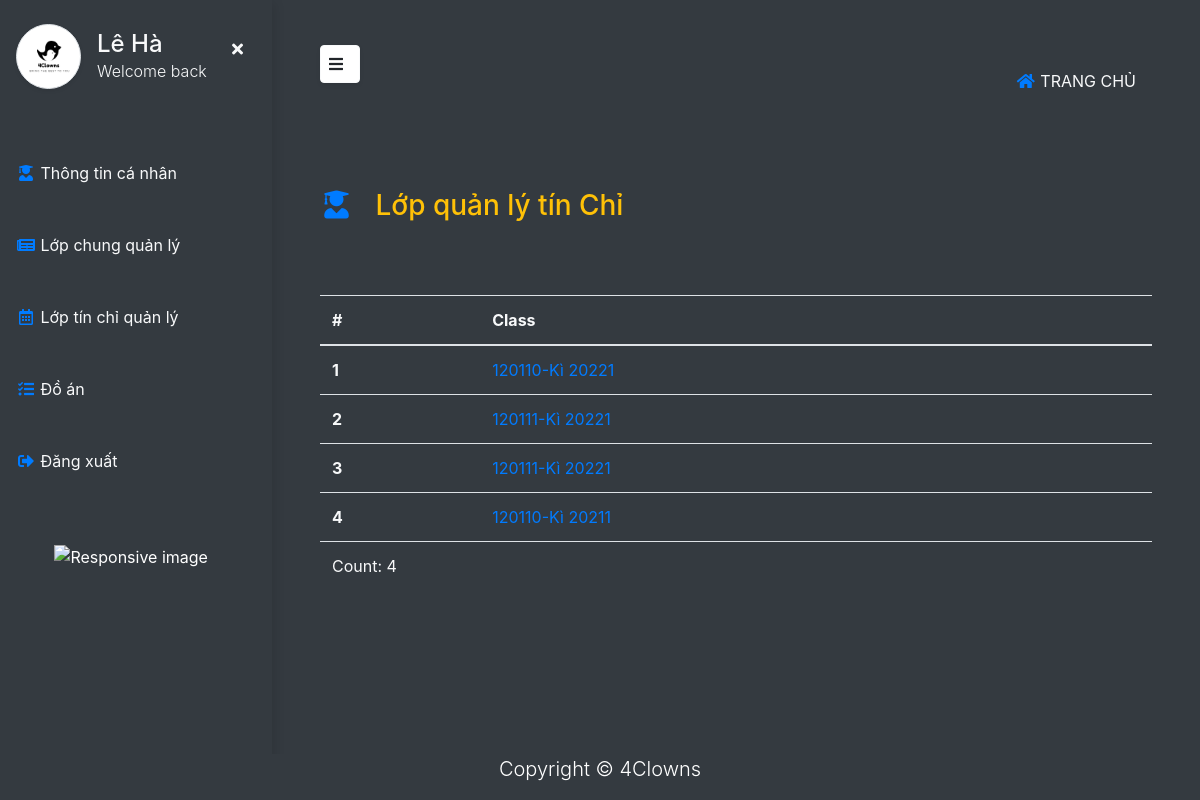
The app's page /teacher/lop_tin_chi (signed in) with its own data.
### student/models.py (models this page shows)
class lop_tin_chi_detail(models.Model):
    lopTinChi = models.ForeignKey("management.lop_tin_chi",verbose_name="Lớp tín chỉ", on_delete=CASCADE, related_name="detail")
    semester = models.ForeignKey("management.semester", verbose_name="Kì", related_name="available_class", on_delete=models.CASCADE)
    timetable = models.ForeignKey("management.timetable", on_delete=models.CASCADE)
    timing = models.ForeignKey("management.timing", on_delete=models.CASCADE, null=True)
    teacher = models.ForeignKey("users.Teacher", on_delete=models.CASCADE, blank=True, null=True)
    def __str__(self):
        return f"{self.lopTinChi.code}-Kì {self.semester}"
    class Meta:
        verbose_name = "Lớp tín chỉ chi tiết"
        verbose_name_plural = 'Lớp tín chỉ chi tiết'

### management/models.py (models this page shows, shortened)
class lop_tin_chi(models.Model):
    class ClassType(models.TextChoices):
        LT = "LT", "LT"
        TN = "TN", "TN"
        LT_BT = "LT+BT", "LT+BT"
    code = models.IntegerField(unique=True, verbose_name="Mã lớp")
    type = models.CharField(choices=ClassType.choices, verbose_name="Loại lớp", default=ClassType.LT, max_length=20)
    hocPhan = models.ForeignKey("management.hoc_phan", verbose_name="Học phần", related_name="available_class", on_delete=models.CASCADE)
    class Meta:
        verbose_name = "9. Lớp tín chỉ"
        verbose_name_plural = '9. Lớp tín chỉ'

class semester(models.Model):
    name = CharField(_("Kì"), max_length=5, unique=True, validators=[validate_semester])
    is_active = models.BooleanField(default=False)
    def __str__(self):
        return self.name
    class Meta:
        verbose_name = "4. Kì"
        verbose_name_plural = '4. Kì'
        ordering = ["name"]

### users/models.py (models this page shows, shortened)
class User(AbstractBaseUser, PermissionsMixin):
    class Genders(models.TextChoices):
        MALE = "MALE", "Male"
        FEMALE = "FEMALE", "Female"
    avatar = models.ImageField(_("Ảnh đại diện"), upload_to="Avatar", blank=True, null=True)
    email = models.EmailField(_("Email"),max_length=50, unique=True, blank=True)
    firstname = models.CharField(_("Tên"),max_length=20,  blank=False, null=True)
    surname = models.CharField(_("Tên đệm"),max_length=20, null=True, blank=True)
    lastname = models.CharField(_("Họ"),max_length=20, null=True, blank=True)
    date_of_birth = models.DateField(_("Ngày sinh"), blank=True, null=True, )
    phone = models.CharField(_("Số điện thoại"), max_length=15, blank=True, null=True)
    is_superuser = models.BooleanField(default=False)
    is_active = models.BooleanField(default=True)
    last_login = models.DateTimeField(auto_now_add=True)
    date_joined = models.DateTimeField(auto_now_add=True)
    role = models.BooleanField(null=True, blank=True)
    gender = models.CharField(
        _("Gender"), max_length=50, choices=Genders.choices, default=Genders.MALE
    )
    objects = UserManager()
    USERNAME_FIELD = 'email'
    REQUIRED_FIELDS = []

### teacher/views.py (the view)
# urls.py: path('lop_tin_chi', views.lop_tin_chi_ql, name='lop_tin_chi_ql'),
def lop_tin_chi_ql(request):
    try:
        lopTinChiDetail_objects = get_list_or_404(lop_tin_chi_detail, teacher=request.user)
    except:
        lopTinChiDetail_objects = None
    return render(request, 'teacher/lopTC_quan_ly.html', {
        'lopTinChiDetail_objects': lopTinChiDetail_objects
    })

### templates/teacher/lopTC_quan_ly.html
{% extends 'base.html' %}
{% load static%}
{% block content %}
  <div class="page-content p-5 position-relative" id="content">
    <div class="row mt-4">
      <h3 class="text-warning">
        <i class="fas fa-user-graduate me-1 text-primary fa-fw" style="width: 2.25em;"></i>
          Lớp quản lý tín Chỉ
      </h3>
      <div class="col-lg-12 mt-5">
        <div class="row">
          <div class="col-lg-12 mt-3">
            <div class="table-responsive-sm">
              <table class="table  text-light ">
                <thead>
                  <tr>
                    <th scope="col">#</th>
                    <th scope="col">Class</th>
                  </tr>
                </thead>
                <tbody>
                  {% for loptc in lopTinChiDetail_objects %}
                  <tr>
                    <th scope="row" class="td-count">{{ forloop.counter }}</th>
                    <td class="td-value" ><a href="{% url 'tung_lop_TC' loptc.semester loptc.lopTinChi.code %}" >{{ loptc }}</a></td>
                  </tr>
                  {% endfor %}
                  <td colspan="2" class="td-length">Count: {{ lopTinChiDetail_objects|length }}</td>
                </tbody>
              </table>
            </div>
          </div>
        </div>
      </div>
    </div>
  </div>
    {% include 'teacher/teacher_base.html' %}
{% endblock content %}

### templates/teacher/teacher_base.html
{% load static %}
<div class="vertical-nav bg-dark" id="sidebar">
    <div class="py-4 px-3 mb-4 bg-dark">
      <div class="media d-flex align-items-center"><img src="{% static 'logo/logo.jpg' %}" alt="..." width="65" class="mr-3 rounded-circle img-thumbnail shadow-sm">
        <div class="media-body">
            <button class="d-md-block d-sm-none float-right text-light btn btn-outline-none"  id="sidebarCollapse-small" type="button"><i class="fas fa-times"></i></button>
            <h4 class="m-0 text-light">{{ request.user.lastname }} {{ request.user.firstname }}</h4>
            <p class="font-weight-light text-light mb-0">Welcome back</p>
        </div>
      </div>
    </div>
    <ul class="nav flex-column bg-dark mb-0">
      <li class="nav-item">
        <a href="{% url 'info' %}" class="nav-link text-light">
            <i class="fas fa-user-graduate me-1 text-primary fa-fw"></i>
            Thông tin cá nhân</a>
      </li>
      <li class="nav-item">
        <a href="{% url 'lop_chung_quan_ly' %}" class="nav-link text-light"><i class="fas fa-newspaper me-1 text-primary fa-fw"></i>
            Lớp chung quản lý</a>
      </li>
      <li class="nav-item">
        <a href="{% url 'lop_tin_chi_ql' %}" class="nav-link text-light"><i class="far fa-calendar-alt me-1 text-primary fa-fw"></i>
            Lớp tín chỉ quản lý</a>
      </li>
      <li class="nav-item">
        <a href="{% url 'do_an' %}" class="nav-link text-light"><i class="fas fa-tasks me-1 text-primary fa-fw"></i>
            Đồ án</a>
      </li>
      <li class="nav-item">
        <a href="{% url 'logout' %}" class="nav-link text-light">
            <i class="fas fa-sign-out-alt me-1 text-primary fa-fw"></i>
            Đăng xuất</a>
      </li>
    </ul>
    <p class="text-light font-weight-bold text-uppercase px-3 small py-4 mb-0"></p>
    <div class="nav flex-column bg-dark mb-0 align-content-center">
        <img src="{% static '/logo/Clip_Dancer_transparent_by_Icons8.gif' %}" class="img-fluid" alt="Responsive image" width="60%">
    </div>
    </div>

### static/css/custom.css (style rules this page uses)
html { min-height: 100%; position: relative !important; }
body { overflow-x: hidden; color: #ffffff; min-height: 100vh; }
body::before { display: block; content: ''; height: 45px; }

### static/css/student.css (style rules this page uses)
body { min-height: 100vh; overflow-x: hidden; }
.text-uppercase { letter-spacing: 0.1em; }
.vertical-nav { min-width: 17rem; width: 17rem; min-height: 100%; position: fixed; top: 0; left: 0; box-shadow: 3px 3px 10px rgba(0, 0, 0, 0.1); transition: all 0.4s; }
.nav-link { padding: 1.5rem 1rem !important; }
.page-content { width: calc(100% - 17rem); margin-left: 17rem; transition: all 0.4s; }

### records on screen
lop_tin_chi_detail: lopTinChi+semester "120110-Kì 20221"
lop_tin_chi_detail: lopTinChi+semester "120111-Kì 20221"
lop_tin_chi_detail: lopTinChi+semester "120111-Kì 20221"
lop_tin_chi_detail: lopTinChi+semester "120110-Kì 20211"
User: user.lastname "Lê", user.firstname "Hà"

### other values on screen
{{ lopTinChiDetail_objects|length }} "4"
